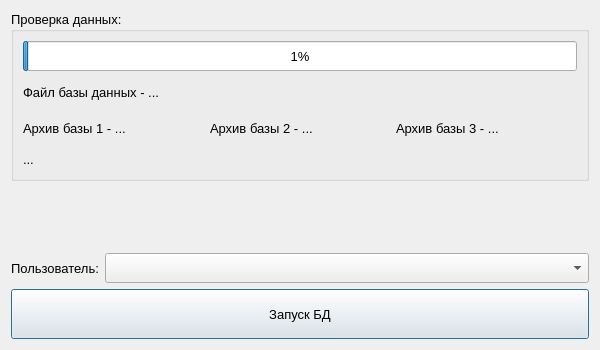
<?xml version="1.0" encoding="UTF-8"?>
<ui version="4.0">
 <class>Dialog</class>
 <widget class="QDialog" name="Dialog">
  <property name="geometry">
   <rect>
    <x>0</x>
    <y>0</y>
    <width>600</width>
    <height>350</height>
   </rect>
  </property>
  <property name="minimumSize">
   <size>
    <width>600</width>
    <height>350</height>
   </size>
  </property>
  <property name="maximumSize">
   <size>
    <width>600</width>
    <height>350</height>
   </size>
  </property>
  <property name="font">
   <font>
    <family>Arial</family>
    <pointsize>10</pointsize>
   </font>
  </property>
  <property name="windowTitle">
   <string>БД Диспетчеров (Кронштадтское РЖА)</string>
  </property>
  <layout class="QVBoxLayout" name="verticalLayout">
   <item>
    <widget class="QGroupBox" name="groupBox">
     <property name="title">
      <string>Проверка данных:</string>
     </property>
     <layout class="QVBoxLayout" name="verticalLayout_2">
      <item>
       <widget class="QProgressBar" name="progressBar">
        <property name="minimumSize">
         <size>
          <width>0</width>
          <height>30</height>
         </size>
        </property>
        <property name="maximumSize">
         <size>
          <width>16777215</width>
          <height>30</height>
         </size>
        </property>
        <property name="value">
         <number>1</number>
        </property>
        <property name="alignment">
         <set>Qt::AlignLeading|Qt::AlignLeft|Qt::AlignVCenter</set>
        </property>
        <property name="textVisible">
         <bool>true</bool>
        </property>
        <property name="invertedAppearance">
         <bool>false</bool>
        </property>
        <property name="textDirection">
         <enum>QProgressBar::TopToBottom</enum>
        </property>
       </widget>
      </item>
      <item>
       <widget class="QLabel" name="label_db0">
        <property name="minimumSize">
         <size>
          <width>0</width>
          <height>30</height>
         </size>
        </property>
        <property name="maximumSize">
         <size>
          <width>16777215</width>
          <height>30</height>
         </size>
        </property>
        <property name="text">
         <string>Файл базы данных - ...</string>
        </property>
       </widget>
      </item>
      <item>
       <layout class="QHBoxLayout" name="horizontalLayout">
        <item>
         <widget class="QLabel" name="label_db1">
          <property name="minimumSize">
           <size>
            <width>0</width>
            <height>30</height>
           </size>
          </property>
          <property name="text">
           <string>Архив базы 1 - ...</string>
          </property>
         </widget>
        </item>
        <item>
         <widget class="QLabel" name="label_db2">
          <property name="minimumSize">
           <size>
            <width>0</width>
            <height>30</height>
           </size>
          </property>
          <property name="text">
           <string>Архив базы 2 - ...</string>
          </property>
         </widget>
        </item>
        <item>
         <widget class="QLabel" name="label_db3">
          <property name="minimumSize">
           <size>
            <width>0</width>
            <height>30</height>
           </size>
          </property>
          <property name="text">
           <string>Архив базы 3 - ...</string>
          </property>
         </widget>
        </item>
       </layout>
      </item>
      <item>
       <widget class="QLabel" name="label_status">
        <property name="minimumSize">
         <size>
          <width>0</width>
          <height>20</height>
         </size>
        </property>
        <property name="maximumSize">
         <size>
          <width>16777215</width>
          <height>20</height>
         </size>
        </property>
        <property name="text">
         <string>...</string>
        </property>
       </widget>
      </item>
     </layout>
    </widget>
   </item>
   <item>
    <spacer name="verticalSpacer">
     <property name="orientation">
      <enum>Qt::Vertical</enum>
     </property>
     <property name="sizeHint" stdset="0">
      <size>
       <width>20</width>
       <height>63</height>
      </size>
     </property>
    </spacer>
   </item>
   <item>
    <layout class="QFormLayout" name="formLayout">
     <item row="0" column="1">
      <widget class="QComboBox" name="comboBox_user">
       <property name="minimumSize">
        <size>
         <width>0</width>
         <height>30</height>
        </size>
       </property>
      </widget>
     </item>
     <item row="0" column="0">
      <widget class="QLabel" name="label_user">
       <property name="minimumSize">
        <size>
         <width>0</width>
         <height>30</height>
        </size>
       </property>
       <property name="text">
        <string>Пользователь:</string>
       </property>
      </widget>
     </item>
    </layout>
   </item>
   <item>
    <widget class="QPushButton" name="pushButton">
     <property name="minimumSize">
      <size>
       <width>0</width>
       <height>50</height>
      </size>
     </property>
     <property name="maximumSize">
      <size>
       <width>16777215</width>
       <height>50</height>
      </size>
     </property>
     <property name="text">
      <string>Запуск БД</string>
     </property>
     <property name="checkable">
      <bool>false</bool>
     </property>
    </widget>
   </item>
  </layout>
 </widget>
 <resources/>
 <connections/>
</ui>
